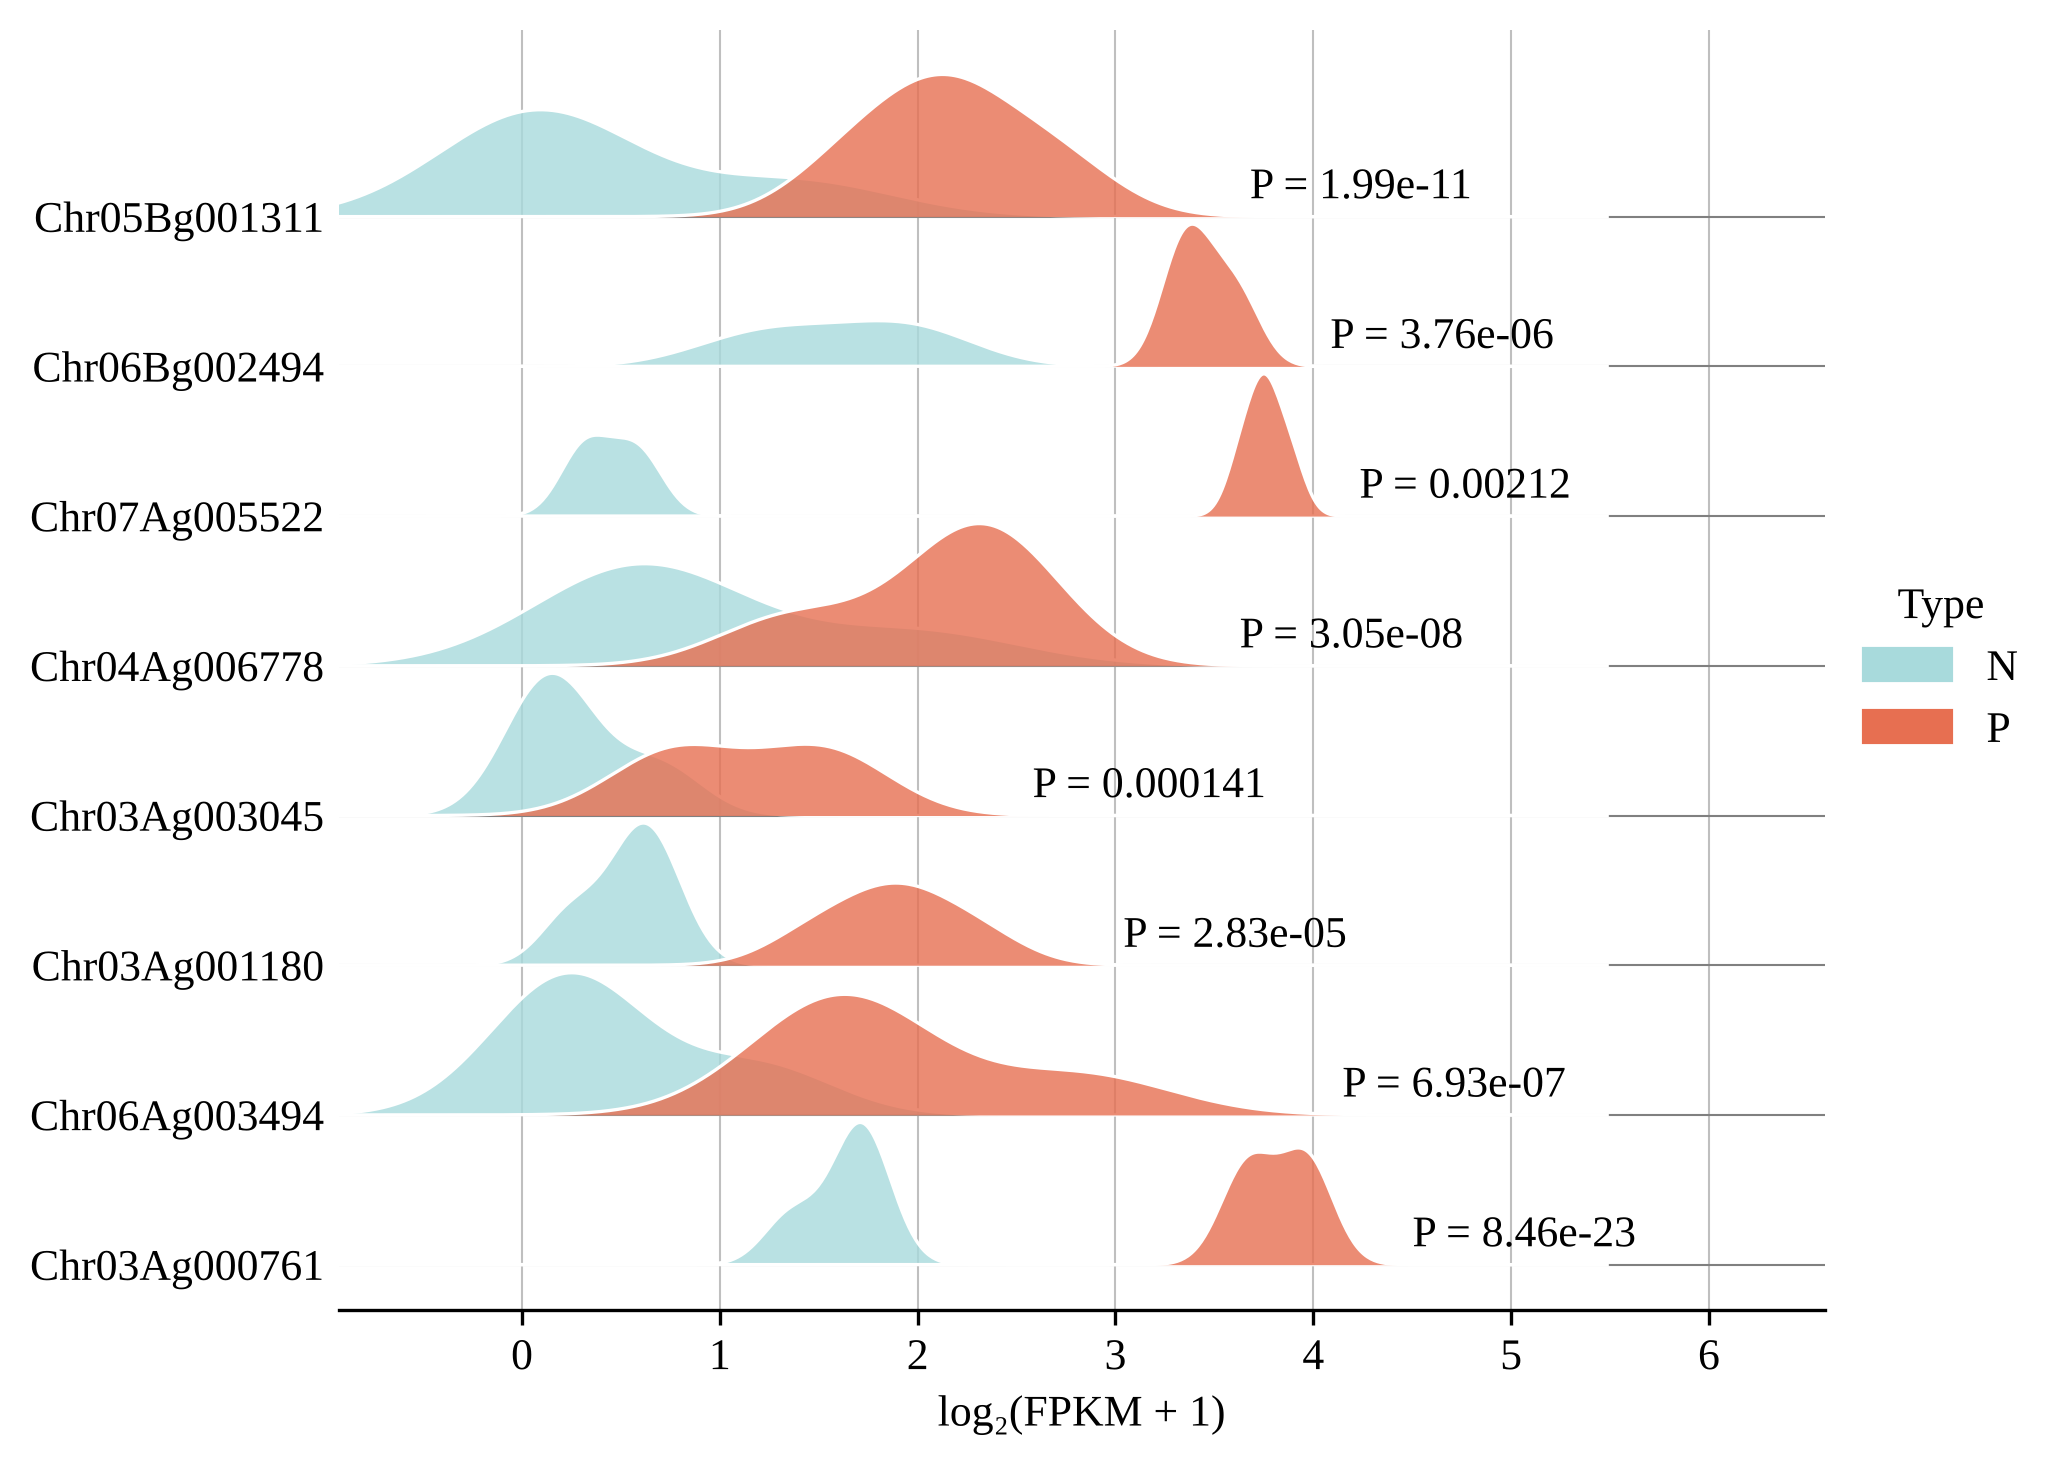

Recreate this plot in R.
# 山脊图：8 个基因在 N 组与 P 组的 FPKM 分布
# R 4.5，依赖包：readxl, dplyr, tidyr, ggplot2, ggridges, showtext
# 字体：Times New Roman 五号（10.5 pt）

library(readxl)
library(dplyr)
library(tidyr)
library(ggplot2)
library(ggridges)
library(showtext)

# ---------- 1. 路径（按本机修改） ----------
xlsx_path <- "data/fpkm_8genes.xlsx"
out_png   <- "ridge_plot.png"
out_pdf   <- "ridge_plot.pdf"

# ---------- 2. 字体 ----------
font_add("TNR", regular = "C:/Windows/Fonts/times.ttf",
         bold = "C:/Windows/Fonts/timesbd.ttf")
showtext_auto()
showtext_opts(dpi = 300)
fs <- 10.5   # 五号字

# ---------- 3. 读数据 ----------
raw <- read_excel(xlsx_path, sheet = 1)
names(raw)[1] <- "ID"
pcol <- grep("DESeq2_Pvalue$", names(raw), value = TRUE)

dat <- raw %>%
  select(ID, ends_with("_FPKM"), all_of(pcol)) %>%
  rename(Pvalue = all_of(pcol)) %>%
  pivot_longer(ends_with("_FPKM"), names_to = "sample", values_to = "FPKM") %>%
  mutate(Type = ifelse(grepl("^N", sample), "N", "P"),
         Type = factor(Type, levels = c("N", "P")),
         expr = log2(FPKM + 1),
         ID   = factor(ID, levels = rev(unique(raw$ID))))

# ---------- 4. P 值标签位置：该基因两条密度曲线尾部截止处 ----------
xr <- range(dat$expr) + c(-1.5, 1.5)
lab <- dat %>%
  group_by(ID) %>%
  group_modify(function(d, k) {
    dN <- density(d$expr[d$Type == "N"], from = xr[1], to = xr[2], n = 800)
    dP <- density(d$expr[d$Type == "P"], from = xr[1], to = xr[2], n = 800)
    dm <- pmax(dN$y, dP$y) / max(dN$y, dP$y)
    tibble(x = max(dN$x[dm > 0.01]), Pvalue = d$Pvalue[1])
  }) %>%
  ungroup() %>%
  mutate(label = paste0("P = ", signif(Pvalue, 3)))

# ---------- 5. 作图 ----------
p <- ggplot(dat, aes(x = expr, y = ID, fill = Type)) +
  geom_density_ridges(aes(height = after_stat(density)),
                      stat = "density", trim = FALSE,
                      scale = 0.95, alpha = 0.8, colour = "white", linewidth = 0.4) +
  geom_text(data = lab, aes(x = x + 0.15, y = ID, label = label),
            inherit.aes = FALSE, hjust = 0, vjust = -0.4,
            family = "TNR", size = fs / .pt) +
  scale_fill_manual(values = c(N = "#A8DADC", P = "#E76F51"), name = "Type") +
  coord_cartesian(xlim = c(min(dat$expr) - 1, max(dat$expr) + 2.6)) +
  scale_y_discrete(expand = expansion(add = c(0.2, 1.0))) +
  labs(x = expression(log[2](FPKM + 1)), y = NULL) +
  theme_ridges(grid = TRUE, center_axis_labels = TRUE) +
  theme(text = element_text(family = "TNR", size = fs),
        axis.text  = element_text(family = "TNR", size = fs),
        axis.title = element_text(family = "TNR", size = fs),
        legend.title = element_text(family = "TNR", size = fs),
        legend.text  = element_text(family = "TNR", size = fs),
        panel.grid.major.y = element_line(colour = "grey85"),
        panel.grid.major.x = element_line(colour = "grey85"),
        legend.position = "right")

ggsave(out_png, p, width = 7, height = 5, dpi = 300, bg = "white")
ggsave(out_pdf, p, width = 7, height = 5, bg = "white")

print(lab)
